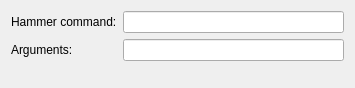
<?xml version="1.0" encoding="UTF-8"?>
<ui version="4.0">
 <class>hammer_make_step_config_widget</class>
 <widget class="QWidget" name="hammer_make_step_config_widget">
  <property name="geometry">
   <rect>
    <x>0</x>
    <y>0</y>
    <width>355</width>
    <height>88</height>
   </rect>
  </property>
  <property name="windowTitle">
   <string>Form</string>
  </property>
  <layout class="QFormLayout" name="formLayout_2">
   <item row="0" column="0">
    <widget class="QLabel" name="label">
     <property name="text">
      <string>Hammer command:</string>
     </property>
     <property name="buddy">
      <cstring>command_edit_</cstring>
     </property>
    </widget>
   </item>
   <item row="0" column="1">
    <widget class="QLineEdit" name="command_edit_"/>
   </item>
   <item row="1" column="0">
    <widget class="QLabel" name="label_2">
     <property name="text">
      <string>Arguments:</string>
     </property>
     <property name="buddy">
      <cstring>command_arguments_edit_</cstring>
     </property>
    </widget>
   </item>
   <item row="1" column="1">
    <widget class="QLineEdit" name="command_arguments_edit_"/>
   </item>
  </layout>
 </widget>
 <resources/>
 <connections/>
</ui>
